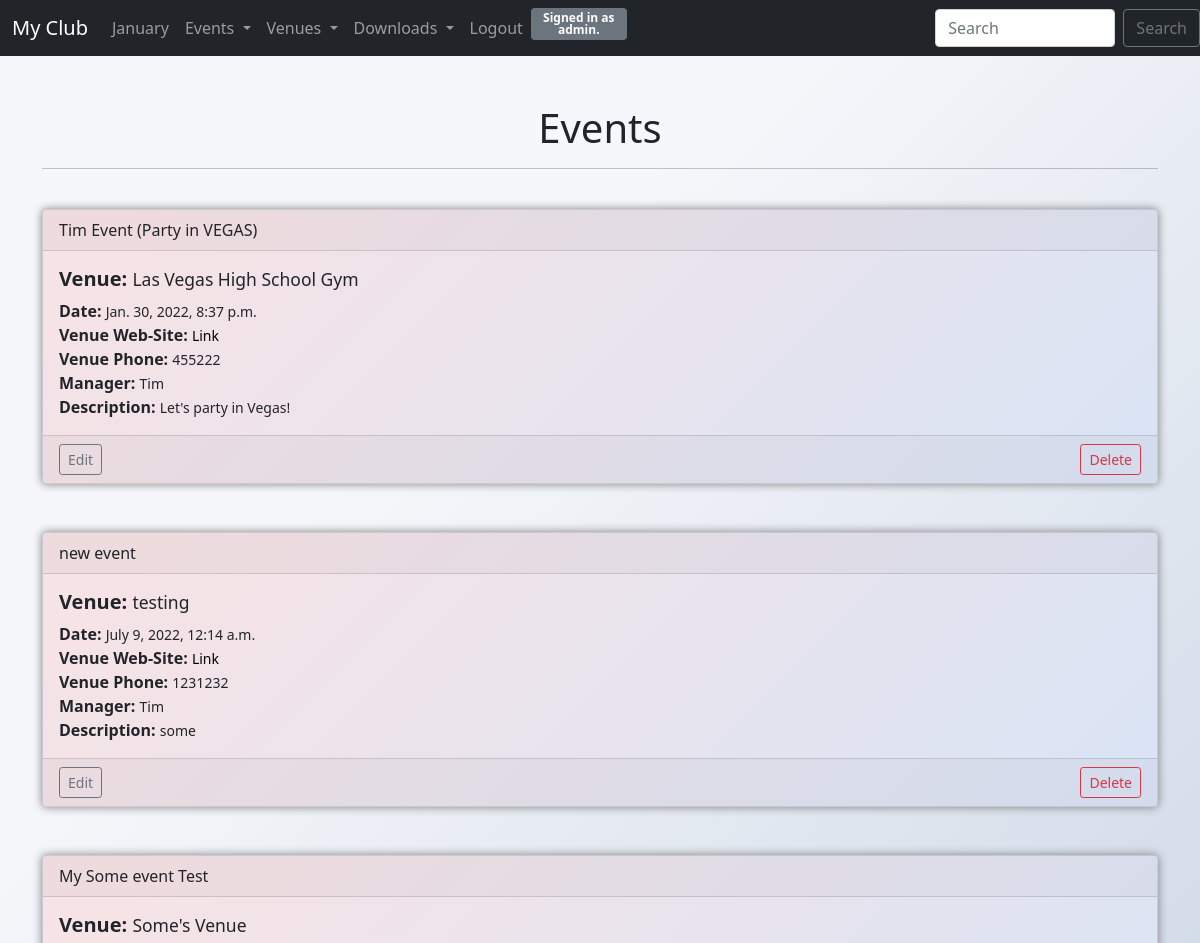
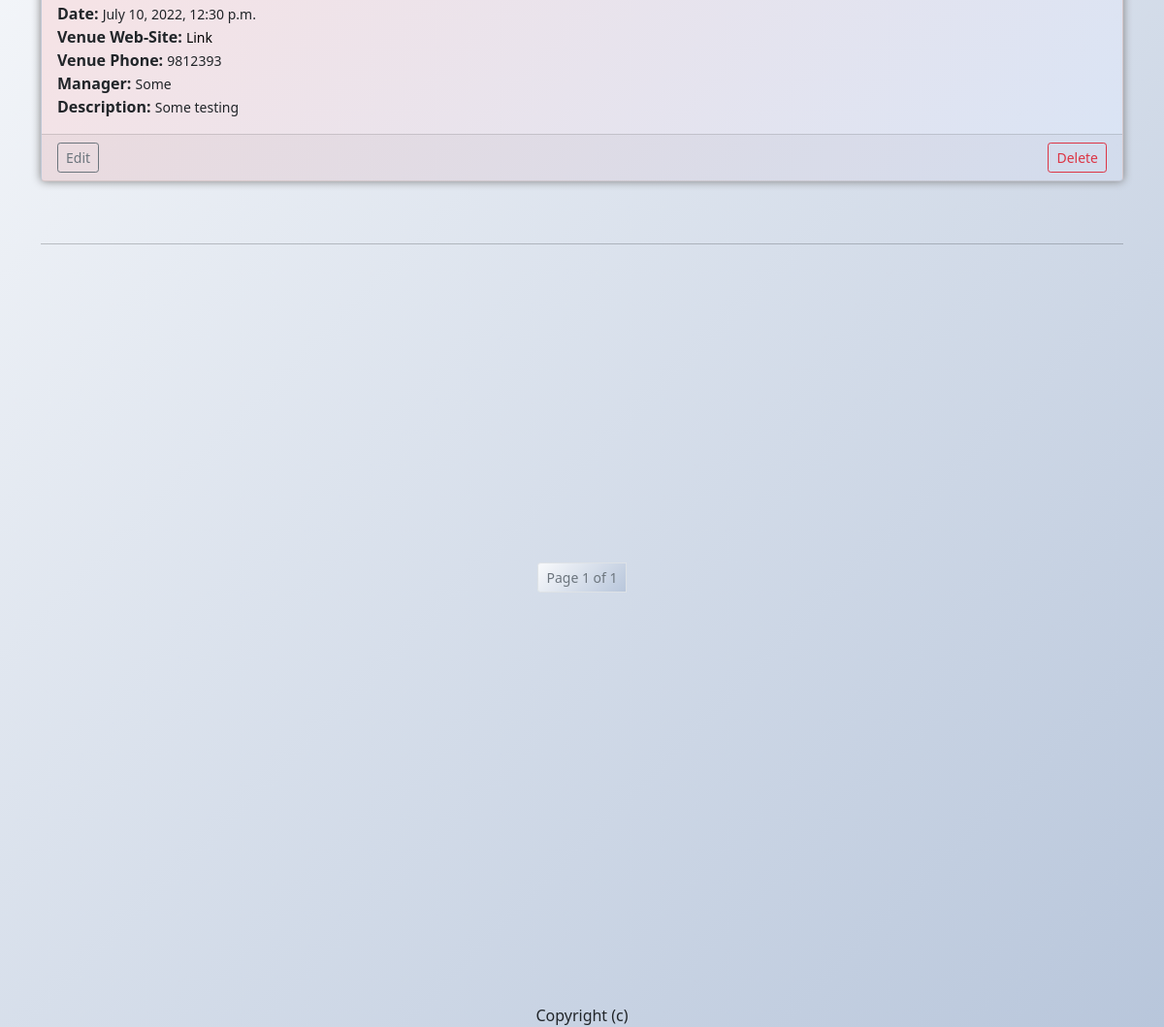
Page /events (signed in) on the committed database (2 pictures, top to bottom).
### events/models.py (models this page shows, shortened)
class Event (models.Model):
     name = models.CharField('Event Name', max_length=55)
     event_date = models.DateTimeField('Event Date')
     venue = models.ForeignKey(Venue,  blank=True, null=True, on_delete=models.CASCADE)
     manager = models.ForeignKey(User, blank=True, null=True, on_delete=models.SET_NULL)
     description = models.TextField(blank=True)
     attendess = models.ManyToManyField(MyClubUser, blank=True)

class Venue (models.Model):
    name = models.CharField('Venue Name', max_length=55)
    address = models.CharField( max_length=300)
    zip_code = models.CharField('Zip Code', max_length=15)
    phone = models.IntegerField('Contact Phone')
    web = models.URLField('Website adress', blank = True)
    email_adress = models.EmailField('Email Adress', blank = True)
    owner = models.IntegerField('Venue Owner', blank=False, default=1)
    venue_image = models.ImageField(" Venue Image", null = True, blank = True, upload_to ="images/")

### events/views.py (the view)
# urls.py: path('events', views.all_events, name = "list-events"),
def all_events(request):
    p = Paginator(Event.objects.select_related("venue","manager"), 3)
    page = request.GET.get('page')
    events = p.get_page(page)
    print(events)
    return render (request, 'events/event_list.html',{
        'events' : events ,
    })

### events/templates/events/event_list.html (shortened to what this page needs)
{% extends 'events/layout.html' %}
{% block content %}
<center>
  <h1>Events</h1>
</center>
<hr><br />
{% for event in events  %}
<div class="card">
  <div class="card-header">
    {{event.name}}
  </div>
  <div class="card-body">
    <h5 class="card-title"><strong>Venue: </strong> <small>{{event.venue.name}}</small></h5>
    <p class="card-text">
      <strong>Date: </strong> <small>{{event.event_date}}</small><br />
      <strong>Venue Web-Site: </strong> <small><a class="text" href="{{event.venue.web}}">Link</small></a><br />
      <strong>Venue Phone: </strong> <small>{{event.venue.phone}}</small><br />
      <strong>Manager: </strong> <small>{{event.manager}}</small><br />
      <strong>Description: </strong> <small>{{event.description}}</small><br />
    </p>
  </div>
  {% if user.is_authenticated %}
    {% if user == event.manager or user.is_superuser %}
      <div class="card-footer text-muted">
        <div class="delete-end">
          <a href=" {% url 'update-event' event.id %} " class="btn2 btn btn-outline-secondary btn-sm">Edit</a>
          <button type="button" class="btn1 btn btn-outline-danger btn-sm" data-bs-toggle="modal" data-bs-target="#exampleModal">
            Delete
          </button>
        </div>
       </div>
       {% endif %}
  {% endif %}
</div>
<br /><br />
{% endfor %}
<hr><br /><br /><br><br><br><br><br><br><br><br><br><br><br>
<nav aria-label="Page navigation example">
  <center>
    <ul class="pagination pagination-sm justify-content-center">
      <li class="page-item disabled"> <a class="page-link" href="?page=#">Page {{events.number}} of
          {{events.paginator.num_pages}}<a />
    </ul>
  </center>
</nav>
{% endblock content %}

### events/templates/events/navbar.html (shortened to what this page needs)
<nav class="navbar navbar-expand-lg navbar-dark bg-dark">
  <div class="container-fluid">
    <a class="navbar-brand" href="{% url 'home' %}">My Club</a>
    <div class="collapse navbar-collapse " id="navbarSupportedContent">
      <ul class="navbar-nav me-auto mb-2 mb-lg-0">
        <li class="nav-item">
          <a class="nav-link" href="{% url 'home' '2022' 'January'%}">January</a>
        </li>
        <li class="nav-item dropdown ">
          <a class="nav-link dropdown-toggle" href="" id="navbarDropdown" role="button" data-bs-toggle="dropdown"
            aria-expanded="false">
            Events
          </a>
        </li>
        <li class="nav-item dropdown">
          <a class="nav-link dropdown-toggle" href="" id="navbarDropdown" role="button" data-bs-toggle="dropdown"
            aria-expanded="false">
            Venues
          </a>
        </li>
        {% if user.is_authenticated %}
        <li class="nav-item dropdown">
          <a class="nav-link dropdown-toggle" href="#" id="navbarDropdown" role="button" data-bs-toggle="dropdown"
            aria-expanded="false">
            Downloads
          </a>
        </li>
        {% endif %}
        {% if user.is_authenticated %}
        <li class="nav-item">
          <a href="" class="nav-link" data-bs-toggle="modal" data-bs-target="#exampleModal2">
            Logout
          </a>
        {% endif %}
        <li class="nav-item">
        <div class="float-start">
        {% if user.is_authenticated %}
        <div class="badge bg-secondary text-wrap" style="width: 6rem;">
          Signed in as <strong>{{ user.username }}</strong>.
          {% else %}
          <div class="badge bg-danger text-wrap" style="width: 6rem;">
            Not signed in.
            {% endif %}
          </div>
        </div>
    </div>
  </div>
  <form class="d-flex" method=POST action={% url 'search' %}>
    <input class="form-control me-2"
      style="background-color:white; background-image: linear-gradient(316deg, white 0%, white 74%);" type="search"
      placeholder="Search" aria-label="Search" name="searched">
    <button class="btn btn-outline-secondary" type="submit">Search</button>
  </form>
</nav>

### events/static/events/styles.css (style rules this page uses)
body { background-color: #b8c6db; background-image: linear-gradient(315deg, #b8c6db 0%, #f5f7fa 74%); }
.page-link { background-color: #b8c6db; background-image: linear-gradient(315deg, #b8c6db 0%, #f5f7fa 94%); }
.form-control { background-color: #f5e3e6; }
ul { list-style-type: none; }
.badge { color: white; }
.card { background-color: #d9e4f5; background-image: linear-gradient(315deg, #d9e4f5 0%, #f5e3e6 90%); box-shadow: 0 0 10px gray; }
a:link { text-decoration: none; }
html { min-height: 100%; }
.text { color: black; }
.btn1 { display: inline; float: right; }
.btn2 { display: inline; float: left; }
.page-link { color: black; }

### rows in the picture
Event: name "Tim Event (Party in VEGAS)", venue.name "Las Vegas High School Gym", event_date "Jan. 30, 2022, 8:37 p.m.", venue.phone "455222", manager "Tim", description "Let's party in Vegas!", shows "Edit"
Event: name "new event", venue.name "testing", event_date "July 9, 2022, 12:14 a.m.", venue.phone "1231232", manager "Tim", description "some", shows "Edit"
Event: name "My Some event Test", venue.name "Some's Venue", event_date "July 10, 2022, 12:30 p.m.", venue.phone "9812393", manager "Some", description "Some testing", shows "Edit"

### other values in the picture
{{ user.username }} "admin"
{{ events.number }} "1"
{{ events.paginator.num_pages }} "1"
